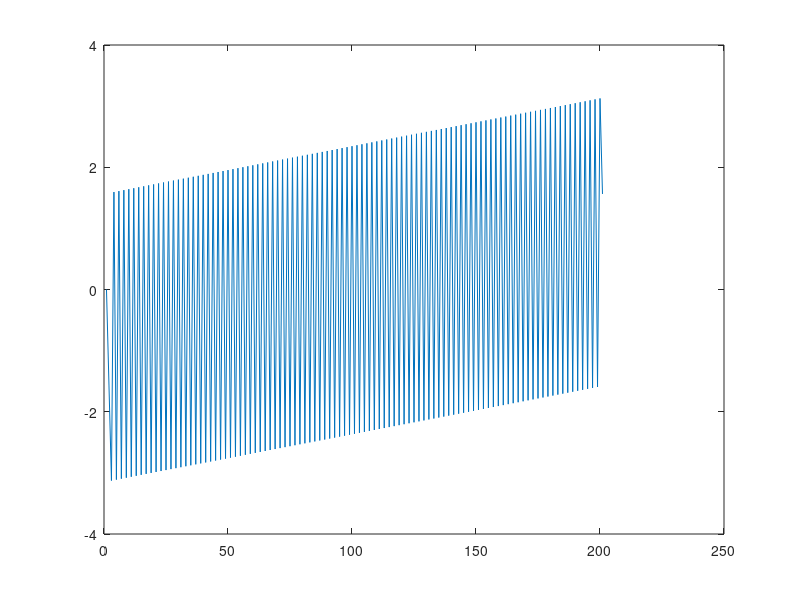

Write the MATLAB code that produced this figure.
d  = 0.01;
x1 = 0:d:1;
x2 = 1+d:d:2;
y1 = sin(pi*x1);
y2 = zeros([1, length(x2)]);
x  = [x1, x2];
y  = [y1, y2];

plot(angle(fft(y)))
